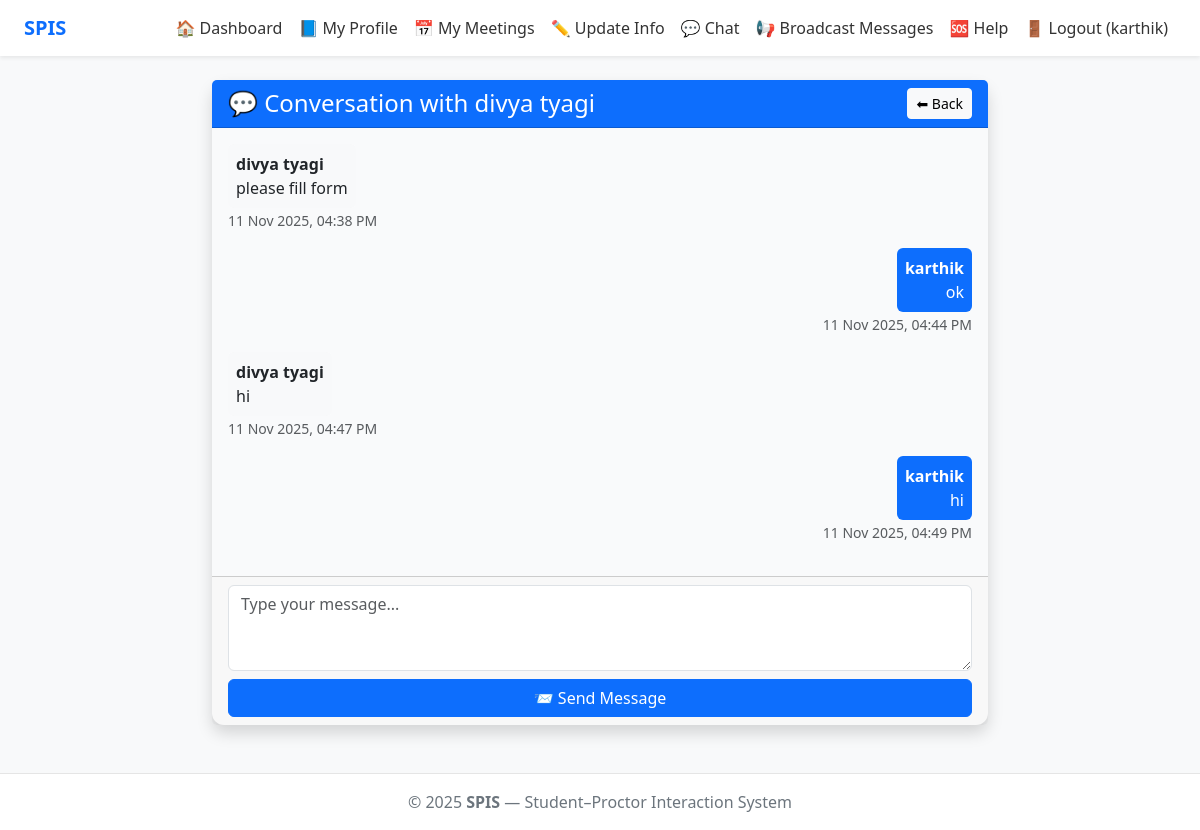
Screenshot of /messages/ (signed in) with the database file from the repository.
### core/models.py (models this page shows, shortened)
class DirectMessage(models.Model):
    sender = models.ForeignKey(User, on_delete=models.CASCADE, related_name='sent_messages')
    receiver = models.ForeignKey(User, on_delete=models.CASCADE, related_name='received_messages')
    content = models.TextField()
    timestamp = models.DateTimeField(default=timezone.now)
    class Meta:
        ordering = ['timestamp']

### core/views.py (the view, shortened to what this page needs)
# urls.py: path('messages/', views.direct_messages, name='direct_messages'),
@login_required
def direct_messages(request):
    user = request.user
    receiver = None
    student = None
    if hasattr(user, 'studentprofile'):
        student = user.studentprofile
        if not student.proctor:
            messages.warning(request, "No proctor assigned to you yet.")
            return redirect('student_dashboard')
        receiver = student.proctor  # ✅ FIX: student.proctor is already a User
    else:
        return HttpResponseForbidden("Access denied.")
    if request.method == "POST":
        form = DirectMessageForm(request.POST)
        if form.is_valid():
            DirectMessage.objects.create(
                sender=user,
                receiver=receiver,
                content=form.cleaned_data['content']
            )
            if hasattr(user, 'proctorprofile'):
                return redirect(f"{request.path}?usn={student.usn}")
            else:
                return redirect('direct_messages')
    else:
        form = DirectMessageForm()
    messages_list = DirectMessage.objects.filter(
        Q(sender=user, receiver=receiver) | Q(sender=receiver, receiver=user)
    ).order_by('timestamp')
    return render(request, 'core/direct_messages.html', {
        'form': form,
        'messages_list': messages_list,
        'receiver': receiver
    })

### core/forms.py
class DirectMessageForm(forms.ModelForm):
    class Meta:
        model = DirectMessage
        fields = ['content']
        widgets = {
            'content': forms.Textarea(attrs={
                'class': 'form-control',
                'rows': 3,
                'placeholder': 'Type your message...'
            })
        }

### core/templatetags/custom_tags.py (called while the page is built)
@register.filter
def has_attr(obj, attr):
    return hasattr(obj, attr)

### core/templates/core/direct_messages.html (shortened to what this page needs)
{% extends 'core/base.html' %}
{% load static %}
{% load custom_tags %}
{% block content %}
<div class="container mt-4" style="max-width: 800px;">
  <div class="card shadow border-0">
    <div class="card-header bg-primary text-white d-flex justify-content-between align-items-center">
      <h4 class="mb-0">💬 Conversation with {{ receiver.username }}</h4>
      {% if user|has_attr:"proctorprofile" %}
        <a href="{% url 'proctor_dashboard' %}" class="btn btn-light btn-sm">⬅ Back</a>
      {% else %}
        <a href="{% url 'student_dashboard' %}" class="btn btn-light btn-sm">⬅ Back</a>
      {% endif %}
    </div>
    <div class="card-body" style="max-height: 450px; overflow-y: auto;">
      {% for msg in messages_list %}
        <div class="mb-3 {% if msg.sender == request.user %}text-end{% endif %}">
          <div class="{% if msg.sender == request.user %}bg-primary text-white{% else %}bg-light{% endif %} p-2 rounded d-inline-block">
            <strong>{{ msg.sender.username }}</strong><br>
            {{ msg.content }}
          </div><br>
          <small class="text-muted">{{ msg.timestamp|date:"d M Y, h:i A" }}</small>
        </div>
      {% empty %}
        <p class="text-muted text-center">No messages yet. Start the conversation!</p>
      {% endfor %}
    </div>
    <div class="card-footer">
      <form method="post">
        {{ form.content }}
        <button type="submit" class="btn btn-primary mt-2 w-100">📨 Send Message</button>
      </form>
    </div>
  </div>
</div>
{% endblock %}

### core/templates/core/base.html (shortened to what this page needs)
{% load static %}
{% load custom_tags %}
<!doctype html>
<html lang="en">
<head>
  <link href="https://cdn.jsdelivr.net/npm/bootstrap@5.3.0/dist/css/bootstrap.min.css" rel="stylesheet">
</head>
<body>
<nav class="navbar navbar-expand-lg navbar-light bg-white shadow-sm sticky-top">
  <div class="container-fluid px-4">
    <a class="navbar-brand" href="{% url 'index' %}">SPIS</a>
    <div class="collapse navbar-collapse" id="navbarNav">
      <ul class="navbar-nav ms-auto">
        {% if user.is_authenticated %}
          {% if user|has_attr:"studentprofile" %}
            <li class="nav-item"><a class="nav-link" href="{% url 'student_dashboard' %}">🏠 Dashboard</a></li>
            <li class="nav-item"><a class="nav-link" href="{% url 'student_history' user.studentprofile.usn %}">📘 My Profile</a></li>
            <li class="nav-item"><a class="nav-link" href="{% url 'student_meetings' %}">📅 My Meetings</a></li>
            <li class="nav-item"><a class="nav-link" href="{% url 'student_info_upload' user.studentprofile.usn %}">✏️ Update Info</a></li>
            <li class="nav-item"><a class="nav-link" href="{% url 'direct_messages' %}">💬 Chat</a></li>
            <li class="nav-item"><a class="nav-link" href="{% url 'student_broadcasts' %}">📢 Broadcast Messages</a></li>
          {% elif user.is_superuser %}
            <li class="nav-item"><a class="nav-link" href="{% url 'index' %}">🏠 Admin Home</a></li>
          {% endif %}
          <li class="nav-item"><a class="nav-link" href="{% url 'help' %}">🆘 Help</a></li>
          <li class="nav-item">
            <a class="nav-link text-danger" href="{% url 'logout' %}">
              🚪 Logout ({{ user.username }})
            </a>
          </li>
        {% endif %}
      </ul>
    </div>
  </div>
</nav>
<div class="container mt-4 mb-5">
  {% block content %}{% endblock %}
</div>
<footer class="text-center py-3">
  © {{ year|default:2025 }} <strong>SPIS</strong> — Student–Proctor Interaction System
</footer>
</body>
</html>

### core/templates/core/base.html (style rules this page uses)
body { background-color: #f8f9fa; font-family: 'Segoe UI', Tahoma, Geneva, Verdana, sans-serif; }
.navbar-brand { font-weight: bold; color: #0d6efd !important; }
.nav-link { color: #333 !important; }
footer { background: #fff; border-top: 1px solid #e5e5e5; color: #6c757d; }

### core/templates/core/direct_messages.html (style rules this page uses)
.card { border-radius: 12px; }
.card-body { background-color: #f9fafb; }

### rows the page displays
DirectMessage: sender.username "divya tyagi", content "please fill form", timestamp "11 Nov 2025, 04:38 PM"
DirectMessage: sender.username "karthik", content "ok", timestamp "11 Nov 2025, 04:44 PM"
DirectMessage: sender.username "divya tyagi", content "hi", timestamp "11 Nov 2025, 04:47 PM"
DirectMessage: sender.username "karthik", content "hi", timestamp "11 Nov 2025, 04:49 PM"

### other values shown
{{ user.username }} "karthik"
{{ receiver.username }} "divya tyagi"
{{ year|default:2025 }} "2025"
